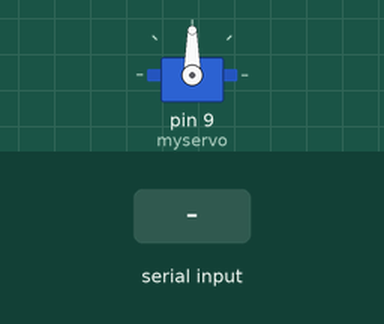
A sketch run on a simulated Arduino Uno, built with avr-gcc and run on an emulated ATmega328P. Parts: servo. The inputs (shaded band) are chosen by the test bench.

Above: at 1.2 s.
1.3 s: "a" received over the second serial link
At 2.5 s:
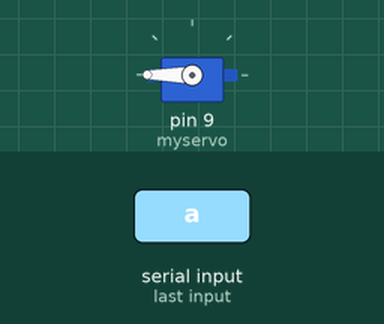
2.8 s: "b" received over the second serial link
At 3.7 s:
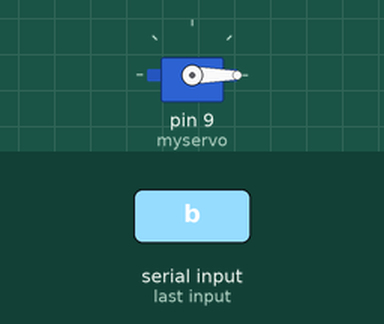
Timing chart, 0 to 5.8 s (numbered marks = the images above; inputs shaded):
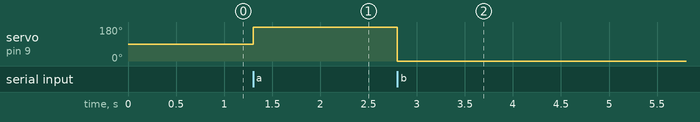

Measured:
- after the input at 1.3 s, servo on pin 9 (myservo): 90° → 180° at once
- after the input at 2.8 s, servo on pin 9 (myservo): 180° → 0° at once

The sketch:

03-BT_Servo.ino
```cpp
#include <SoftwareSerial.h>
#include <Servo.h>

SoftwareSerial BTSerial(2, 3);
Servo myservo;

void setup() {
  Serial.begin(9600);
  BTSerial.begin(9600);
  myservo.attach(9);
}

void loop() {
  if(BTSerial.available()) {
    char data = BTSerial.read();  // 블루투스로 받은 값을 변수 data에 저장

    if(data == 'a') {             // data가 a면
      myservo.write(180);         // 서보모터 180도로 설정
    } else if(data == 'b') {
      myservo.write(0);
    }

  }
}
```
